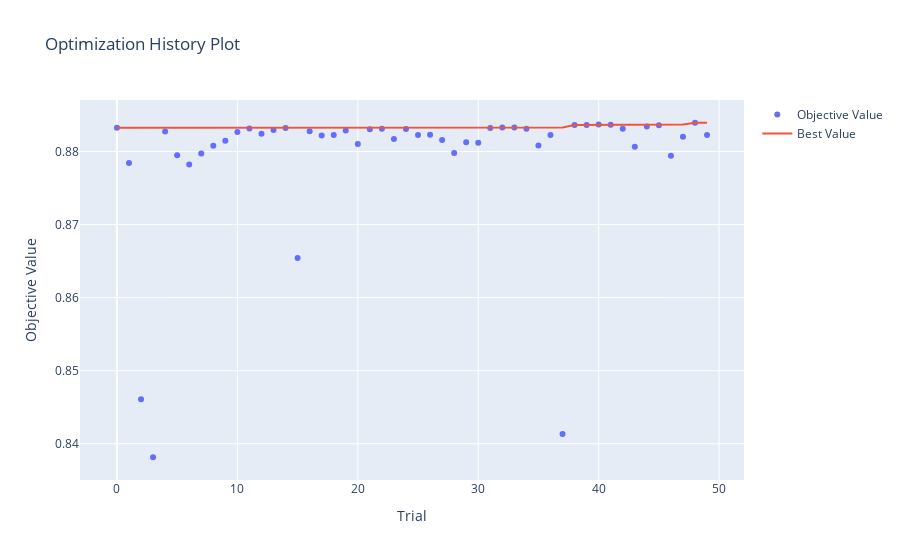
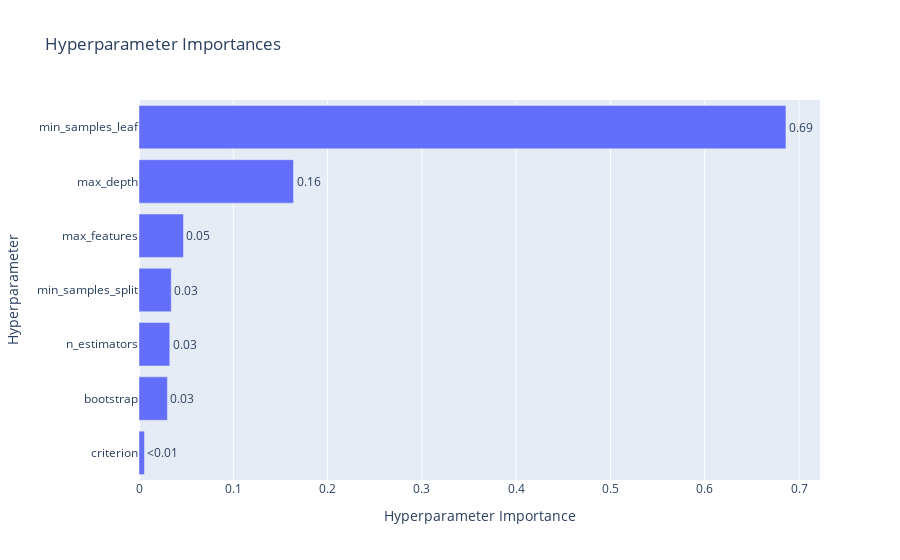

Notebook cell for these charts, in order:
### Markdown cell above
### 10.1. Visualizing Optuna's Optimization Process

### Code cell
fig1 = plot_optimization_history(study)
fig1.show()

fig2 = plot_param_importances(study)
fig2.show()

### Figure 1 — Plotly figure (JSON) as saved in the notebook; plotly's stock layout.template omitted (floating-point values rounded to 4 significant figures)
{"data": [{"mode": "markers", "name": "Objective Value", "type": "scatter", "x": [0, 1, 2, 3, 4, 5, 6, 7, 8, 9, 10, 11, 12, 13, 14, 15, 16, 17, 18, 19, 20, 21, 22, 23, 24, 25, 26, 27, 28, 29, 30, 31, 32, 33, 34, 35, 36, 37, 38, 39, 40, 41, 42, 43, 44, 45, 46, 47, 48, 49], "y": [0.8832, 0.8784, 0.8461, 0.8381, 0.8828, 0.8795, 0.8782, 0.8797, 0.8808, 0.8815, 0.8827, 0.8832, 0.8824, 0.883, 0.8832, 0.8654, 0.8828, 0.8822, 0.8822, 0.8829, 0.881, 0.8831, 0.8831, 0.8817, 0.8831, 0.8823, 0.8823, 0.8816, 0.8798, 0.8813, 0.8812, 0.8832, 0.8833, 0.8833, 0.8831, 0.8808, 0.8823, 0.8413, 0.8836, 0.8836, 0.8837, 0.8837, 0.8831, 0.8806, 0.8834, 0.8836, 0.8794, 0.882, 0.8839, 0.8823]}, {"mode": "lines", "name": "Best Value", "type": "scatter", "x": [0, 1, 2, 3, 4, 5, 6, 7, 8, 9, 10, 11, 12, 13, 14, 15, 16, 17, 18, 19, 20, 21, 22, 23, 24, 25, 26, 27, 28, 29, 30, 31, 32, 33, 34, 35, 36, 37, 38, 39, 40, 41, 42, 43, 44, 45, 46, 47, 48, 49], "y": [0.8832, 0.8832, 0.8832, 0.8832, 0.8832, 0.8832, 0.8832, 0.8832, 0.8832, 0.8832, 0.8832, 0.8832, 0.8832, 0.8832, 0.8832, 0.8832, 0.8832, 0.8832, 0.8832, 0.8832, 0.8832, 0.8832, 0.8832, 0.8832, 0.8832, 0.8832, 0.8832, 0.8832, 0.8832, 0.8832, 0.8832, 0.8832, 0.8833, 0.8833, 0.8833, 0.8833, 0.8833, 0.8833, 0.8836, 0.8836, 0.8837, 0.8837, 0.8837, 0.8837, 0.8837, 0.8837, 0.8837, 0.8837, 0.8839, 0.8839]}, {"marker": {"color": "#cccccc"}, "mode": "markers", "name": "Infeasible Trial", "showlegend": false, "type": "scatter", "x": [], "y": []}], "layout": {"title": {"text": "Optimization History Plot"}, "xaxis": {"title": {"text": "Trial"}}, "yaxis": {"title": {"text": "Objective Value"}}}}

### Figure 2 — Plotly figure (JSON) as saved in the notebook; plotly's stock layout.template omitted (floating-point values rounded to 4 significant figures)
{"data": [{"cliponaxis": false, "hovertemplate": ["criterion (CategoricalDistribution): 0.0058152840217172265<extra></extra>", "bootstrap (CategoricalDistribution): 0.030137858107737836<extra></extra>", "n_estimators (IntDistribution): 0.03264903597594169<extra></extra>", "min_samples_split (IntDistribution): 0.034209320615315855<extra></extra>", "max_features (CategoricalDistribution): 0.04718398845435911<extra></extra>", "max_depth (IntDistribution): 0.1638741401676969<extra></extra>", "min_samples_leaf (IntDistribution): 0.6861303726572311<extra></extra>"], "name": "Objective Value", "orientation": "h", "text": ["<0.01", "0.03", "0.03", "0.03", "0.05", "0.16", "0.69"], "textposition": "outside", "type": "bar", "x": [0.005815, 0.03014, 0.03265, 0.03421, 0.04718, 0.1639, 0.6861], "y": ["criterion", "bootstrap", "n_estimators", "min_samples_split", "max_features", "max_depth", "min_samples_leaf"]}], "layout": {"title": {"text": "Hyperparameter Importances"}, "xaxis": {"title": {"text": "Hyperparameter Importance"}}, "yaxis": {"title": {"text": "Hyperparameter"}}}}
